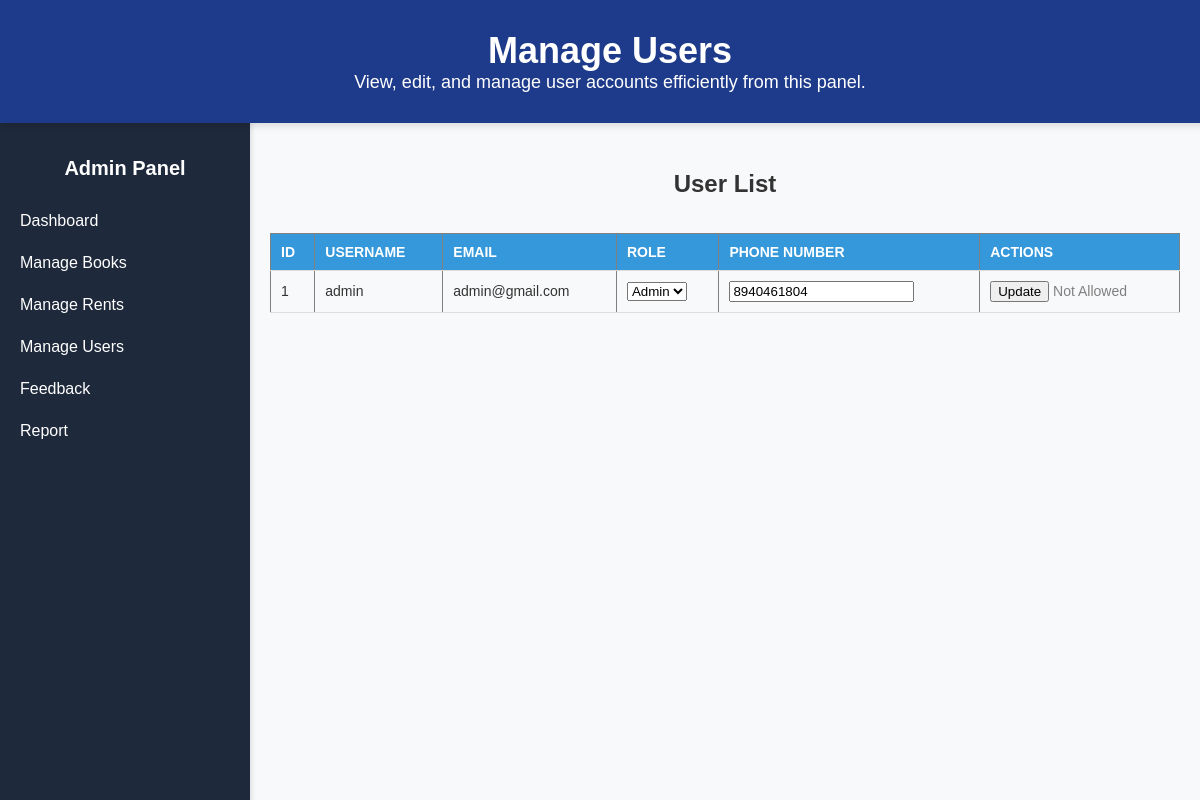
The page /manage_users.php on the database its author committed.
### tables this page shows
CREATE TABLE `users` (
  `user_id` int(11) NOT NULL,
  `username` varchar(50) NOT NULL,
  `email` varchar(100) NOT NULL,
  `password` varchar(255) NOT NULL,
  `created_at` timestamp NOT NULL DEFAULT current_timestamp(),
  `role` enum('user','admin') NOT NULL DEFAULT 'user',
  `phone_number` bigint(20) NOT NULL
);

### manage_users.php (the view, shortened to what this page needs)
<?php
include("db_connection.php");
$result = $conn->query("SELECT user_id, username, email, role, phone_number FROM users");
?>
<!DOCTYPE html>
<html lang="en">
<head>
    <link rel="stylesheet" href="css/admin_dashboard.css">
</head>
<body>
    <header class="header">
        <h1>Manage Users</h1>
        <p>View, edit, and manage user accounts efficiently from this panel.</p>
    </header>
    <div class="sidebar">
        <h2>Admin Panel</h2>
        <a href="admin_dashboard.php">Dashboard</a>
        <div class="menu-item">
            <a href="#">Manage Books</a>
        </div>
        <a href="manage_rentals.php">Manage Rents</a>
        <a href="manage_users.php">Manage Users</a>
        <a href="manage_feedback.php">Feedback</a>
        <a href="report.php">Report</a>
    </div>
    <div class="container">
        <h2>User List</h2>
        <table border="1">
            <thead>
                <tr>
                    <th>ID</th>
                    <th>Username</th>
                    <th>Email</th>
                    <th>Role</th>
                    <th>Phone Number</th>
                    <th>Actions</th>
                </tr>
            </thead>
            <tbody>
                <?php while ($row = $result->fetch_assoc()): ?>
                    <tr>
                        <td><?php echo $row['user_id']; ?></td>
                        <td><?php echo htmlspecialchars($row['username']); ?></td>
                        <td><?php echo htmlspecialchars($row['email']); ?></td>
                        <td>
                            <form method="post">
                                <select name="role">
                                    <option value="admin" <?php echo $row['role'] == 'admin' ? 'selected' : ''; ?>>Admin</option>
                                </select>
                        </td>
                        <td>
                            <input type="number" name="phone_number" value="<?php echo htmlspecialchars($row['phone_number']); ?>">
                        </td>
                        <td>
                            <button type="submit" name="update_user">Update</button>
                            <?php if ($row['role'] !== 'admin'): ?>
                                <a href="manage_users.php?delete_id=<?php echo $row['user_id']; ?>" onclick="return confirm('Are you sure you want to delete this user?');">Delete</a>
                            <?php else: ?>
                                <span style="color: gray;">Not Allowed</span>
                            <?php endif; ?>
                        </td>
                    </tr>
                <?php endwhile; ?>
            </tbody>
        </table>
    </div>
</body>
</html>

### css/admin_dashboard.css (style rules this page uses)
body { font-family: 'Poppins', sans-serif; margin: 0; padding: 0; background-color: #f8f9fa; color: #333; display: flex; flex-direction: column; min-height: 100vh; }
.header { background: #1e3a8a; color: white; padding: 30px 10px; text-align: center; font-size: 22px; box-shadow: 0px 4px 6px rgba(0, 0, 0, 0.1); position: fixed; width: 100%; top: 0; left: 0; z-index: 1000; }
.header h1 { margin: 0; font-size: 36px; }
.header p { margin: 0; font-size: 18px; }
.sidebar { width: 250px; height: 100vh; background: #1e293b; color: white; padding-top: 20px; position: fixed; top: 120px; left: 0; display: flex; flex-direction: column; box-shadow: 2px 0 5px rgba(0, 0, 0, 0.1); overflow-y: auto; }
.sidebar h2 { text-align: center; font-size: 20px; margin-bottom: 20px; }
.sidebar a { display: block; color: white; padding: 12px 20px; text-decoration: none; font-size: 16px; transition: background 0.3s; }
.container { margin-top: 50px; margin-left: 250px; padding: 100px 20px 20px; flex-grow: 1; display: flex; flex-direction: column; align-items: center; }
table { width: 100%; border-collapse: collapse; margin-top: 15px; font-size: 14px; }
table th, table td { padding: 10px; text-align: left; border-bottom: 1px solid #ddd; }
table th { background: #3498db; color: white; text-transform: uppercase; }

### rows shown on the page
users: user_id "1", username "admin", email "admin@gmail.com", role "Admin", phone_number "8940461804", shows "Not Allowed"
